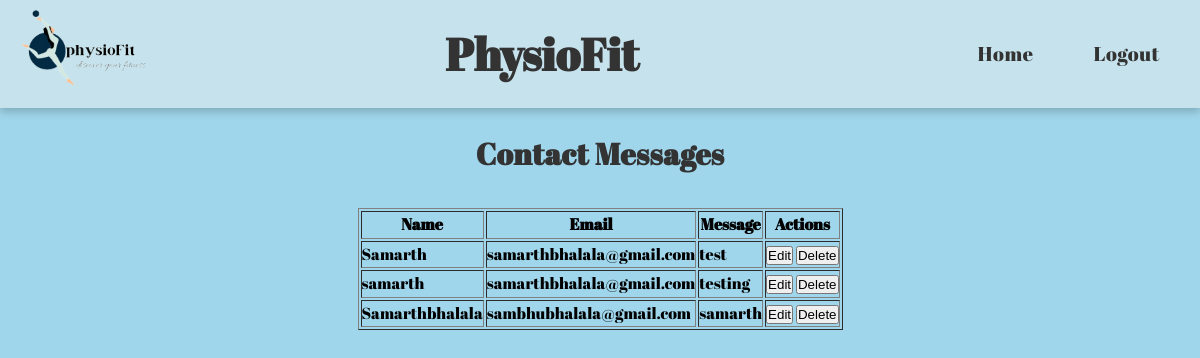
Screenshot of /admin/viewcontact.php (signed in) with the database file from the repository.
### tables this page shows
CREATE TABLE `contactus` (
  `id` int(12) NOT NULL,
  `full_name` varchar(255) NOT NULL,
  `username` varchar(255) NOT NULL,
  `email` varchar(255) NOT NULL,
  `message` text NOT NULL,
  `submission_date` timestamp NOT NULL DEFAULT current_timestamp()
);

### admin/viewcontact.php (the view, shortened to what this page needs)
<!DOCTYPE html>
<html>
<head>
</head>
<body>
    <header>
        <nav>
            <div class="logo">
                <img src="img/LOGO_1.PNG" alt="Logo">
            </div>
            <div class="name">
                <h1>PhysioFit</h1>
            </div>
            <ul>
              <li><a class="nav-link" href="dashboard.php">Home</a></li><?php
                include_once($_SERVER['DOCUMENT_ROOT'].'/sgpproject/sgpproject/conn.php');
                if (isset($_SESSION['admin'])) {
                    echo '<li><a class="nav-link" href="logout.php">Logout</a></li>';
                } else {?>
                 <?php  echo '<script>window.location.href = "index.php";</script>';
                }
                ?>
            </ul>
        </nav>
    </header>
	<main>
        <center>
    <?php
$query = "SELECT * FROM contactus";
$result = mysqli_query($con, $query);
if (mysqli_num_rows($result) > 0) {
    echo "<h2>Contact Messages</h2>";
    echo "<table border='1'>";
    echo "<tr><th>Name</th><th>Email</th><th>Message</th><th>Actions</th></tr>";
    while ($row = mysqli_fetch_assoc($result)) {
        echo "<tr><td>".$row["username"]."</td><td>".$row["email"]."</td><td>".$row["message"]."</td><td><button class='action-btn' onclick='location.href=\"editcontact.php?id=".$row["id"]."\"'>Edit</button> <button class='action-btn' onclick='location.href=\"deletecontact.php?id=".$row["id"]."\"'>Delete</button></td></tr>";
    }
    echo "</table>";
} else {
    echo "No contact messages found.";
}
?>
</main>
</body>
</html>

### admin/viewcontact.php (style rules this page uses)
* { margin: 0; padding: 0; box-sizing: border-box; }
body { font-family: 'Abril Fatface', cursive; line-height: 1.6; overflow-x: hidden; margin: 0; background: #a0d6eb; }
main { margin-top: 100px; padding: 20px; background: transparent; }
header { background: rgba(255, 248, 241, 0.4); color: #333; padding: 0; position: fixed; top: 0; left: 0; width: 100%; z-index: 10; box-shadow: 0 4px 8px rgba(0, 0, 0, 0.2); }
nav { display: flex; justify-content: space-between; align-items: center; padding: 10px 20px; color: #333; }
.logo img { max-height: 80px; }
.name h1 { font-family: 'Abril Fatface', cursive; font-size: 45px; color: #333; }
ul { list-style: none; display: flex; padding: 0; margin: 0; }
ul li { margin-left: 20px; }
.nav-link { text-decoration: none; font-size: 20px; color: #333; padding: 10px 20px; border-radius: 10px; letter-spacing: 0.5px; transition: background-color 0.3s ease, color 0.3s ease, transform 0.3s ease; }
h2 { text-align: center; font-size: 30px; color: #333; padding: 10px 20px; margin-bottom: 20px; font-family: 'Abril Fatface', cursive; letter-spacing: 0.5px; }

### rows the page displays
contactus: username "Samarth", email "samarthbhalala@gmail.com", message "test"
contactus: username "samarth", email "samarthbhalala@gmail.com", message "testing"
contactus: username "Samarthbhalala", email "sambhubhalala@gmail.com", message "samarth"
